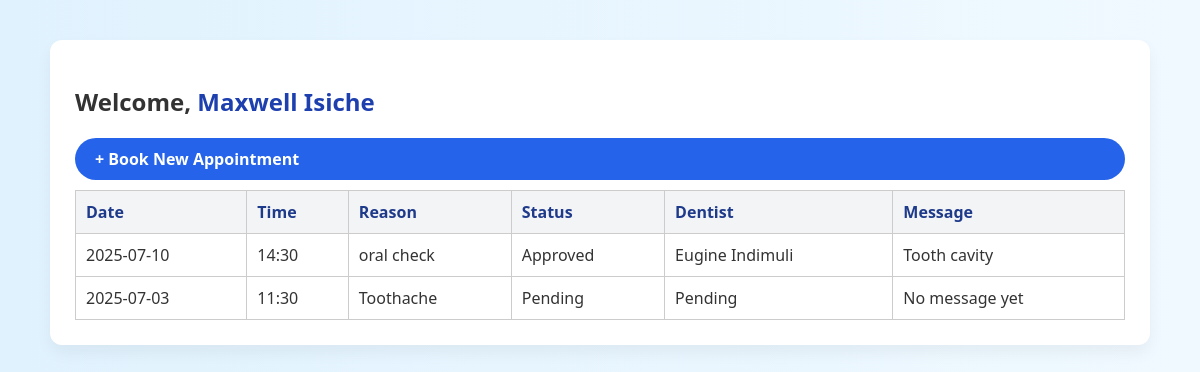
The page /dashboard (signed in) on the database its author committed.
### app/models.py (models this page shows, shortened)
class User(UserMixin, db.Model):
    id = db.Column(db.Integer, primary_key=True)
    name = db.Column(db.String(120))
    email = db.Column(db.String(120), unique=True)
    password_hash = db.Column(db.String(128))
    role = db.Column(db.String(10), default='patient')  # patient or admin

class Appointment(db.Model):
    id = db.Column(db.Integer, primary_key=True)
    patient_id = db.Column(db.Integer, db.ForeignKey('user.id'))
    date = db.Column(db.Date, nullable=False)
    time = db.Column(db.Time, nullable=False)
    reason = db.Column(db.String(255), nullable=False)
    status = db.Column(db.String(50), default='Pending')
    dentist = db.Column(db.String(100))
    message = db.Column(db.Text)
    patient = db.relationship('User', backref='appointments', foreign_keys=[patient_id])

### app/routes.py (the view)
@main.route('/dashboard')
@login_required
def dashboard():
    if current_user.role != 'patient':
        return redirect(url_for('main.admin_dashboard'))
    appointments = Appointment.query.filter_by(patient_id=current_user.id).all()
    return render_template('dashboard.html', appointments=appointments, name=current_user.name)

### app/routes.py (called while the page is built)
@login_manager.user_loader
def load_user(user_id):
    return User.query.get(int(user_id))

### app/templates/dashboard.html
{% extends "base.html" %}
{% block content %}
<div class="admin-container">
  <div class="admin-section">
    <h2>Welcome, <span class="brand">{{ name }}</span></h2>
    <div class="btn-group mb-3">
      <a href="{{ url_for('main.book') }}" class="btn btn-primary">+ Book New Appointment</a>
    </div>
    {% if appointments %}
      <div class="table-container">
        <table class="appointment-table">
          <thead>
            <tr>
              <th>Date</th>
              <th>Time</th>
              <th>Reason</th>
              <th>Status</th>
              <th>Dentist</th>
              <th>Message</th>
            </tr>
          </thead>
          <tbody>
            {% for appointment in appointments %}
            <tr>
              <td>{{ appointment.date.strftime('%Y-%m-%d') }}</td>
              <td>{{ appointment.time.strftime('%H:%M') }}</td>
              <td>{{ appointment.reason }}</td>
              <td>{{ appointment.status }}</td>
              <td>{{ appointment.dentist or 'Pending' }}</td>
              <td>{{ appointment.message or 'No message yet' }}</td>
            </tr>
            {% endfor %}
          </tbody>
        </table>
      </div>
    {% else %}
      <p>You have no appointments yet.</p>
    {% endif %}
  </div>
</div>
{% endblock %}

### app/static/styles.css (style rules this page uses)
body { margin: 0; font-family: 'Segoe UI', Tahoma, Geneva, Verdana, sans-serif; background: linear-gradient(to right, #dbeafe, #e0f2fe); color: #333; }
.brand { color: #1e40af; font-weight: bold; }
.btn-group { display: flex; justify-content: center; gap: 20px; }
.btn { text-decoration: none; padding: 12px 24px; border-radius: 25px; background-color: #e0e7ff; color: #1e3a8a; font-weight: bold; transition: all 0.3s ease; border: 2px solid transparent; }
.btn-primary { background-color: #2563eb; color: white; }
.btn { padding: 12px; width: 100%; border: none; border-radius: 25px; font-weight: bold; transition: all 0.3s ease; cursor: pointer; }
body { font-family: 'Segoe UI', Tahoma, Geneva, Verdana, sans-serif; background: linear-gradient(to right, #e0f2fe, #f0f9ff); margin: 0; padding: 0; color: #333; }
.admin-container { max-width: 1100px; margin: auto; padding: 40px 20px; }
.admin-section { background: #fff; padding: 25px; margin-bottom: 30px; border-radius: 12px; box-shadow: 0 8px 16px rgba(0, 0, 0, 0.05); }
.btn { padding: 10px 20px; border-radius: 25px; font-weight: bold; border: none; cursor: pointer; transition: 0.3s ease; }
.table-container { overflow-x: auto; }
.appointment-table { width: 100%; border-collapse: collapse; margin-top: 10px; }
.appointment-table th, .appointment-table td { border: 1px solid #ccc; padding: 10px; text-align: left; }
.appointment-table th { background-color: #f3f4f6; color: #1e3a8a; }

### rows shown on the page
User: name "Maxwell Isiche"
Appointment: date "2025-07-10", time "14:30", reason "oral check", status "Approved", dentist "Eugine Indimuli", message "Tooth cavity"
Appointment: date "2025-07-03", time "11:30", reason "Toothache", status "Pending", dentist "Pending", message "No message yet"
